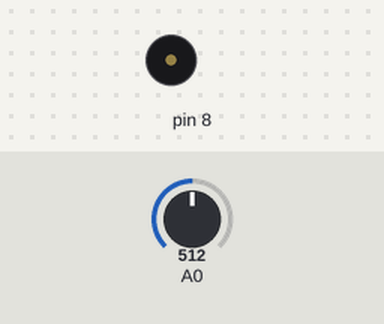
Bench run of a sketch on a simulated Arduino Uno, built with avr-gcc and run on an emulated ATmega328P. On the bench: buzzer (waves = sounding). Inputs (shaded band) come from the test bench; at power-on: A0 = 512.

Above: at 0.15 s.
Timing chart, 0 to 3.0 s (numbered marks = the images above):
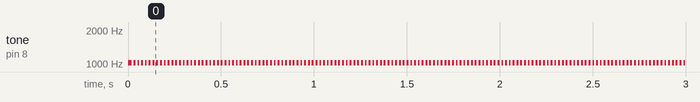

Measured:
- by itself, tone on pin 8: alternates 1024 Hz for 0.01 s and silent for 0.01 s

The sketch:

volume_control.ino
```cpp
void setup() {
  // nothing to do here/private/var/folders/8z/spx72zl91fncyx301nggwwyr0000gn/T/.arduinoIDE-unsaved2024622-4832-1hc8yuf.2f3t/Fading/Fading.ino
}

void loop() {
  // get a sensor reading:
  int sensorReading = analogRead(A0);
  // map the results from the sensor reading's range
  // to the desired pitch range:
  float frequency = map(sensorReading, 0, 1000, 0, 2000);
  // change the pitch, play for 10 ms:
  tone(8, frequency, 10);
  delay(10);
}
```
